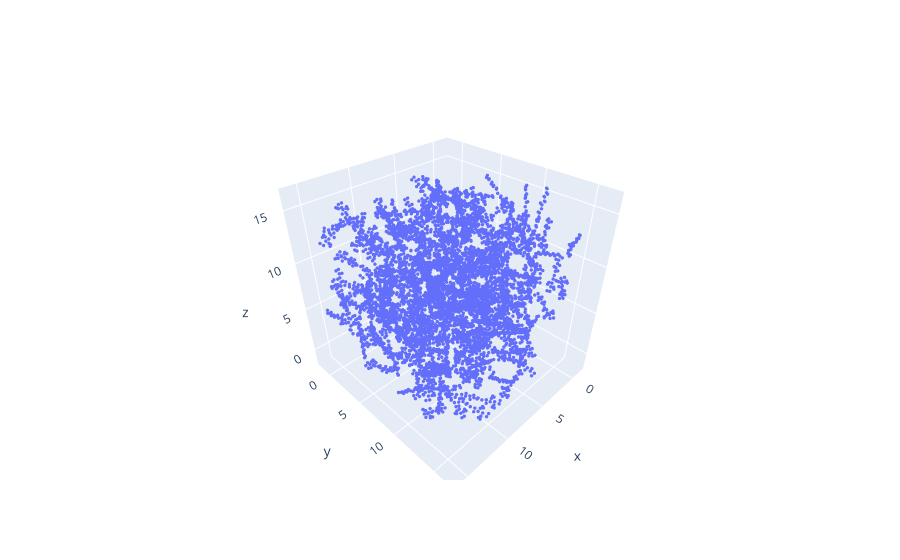

This figure's notebook cell:
### Code cell
import numpy as np
import plotly.graph_objects as go

# Load and visualize peptide 3D coordinates
coords = np.array([[float(line.split()[i]) for i in [-3,-2,-1]] 
                   for line in open('data/peptide-cg.gro').readlines()[2:-1]])
go.Figure(go.Scatter3d(x=coords[:,0], y=coords[:,1], z=coords[:,2], 
                       mode='markers', marker=dict(size=2))).show()

### Figure 1 — Plotly figure (JSON) as saved in the notebook; plotly's stock layout.template omitted (floating-point values rounded to 4 significant figures; data arrays with more than 128 entries replaced by an {"elided": "..."} marker saying what was removed)
{"data": [{"marker": {"size": 2}, "mode": "markers", "type": "scatter3d", "x": {"elided": "6900 float values"}, "y": {"elided": "6900 float values"}, "z": {"elided": "6900 float values"}}], "layout": {}}
